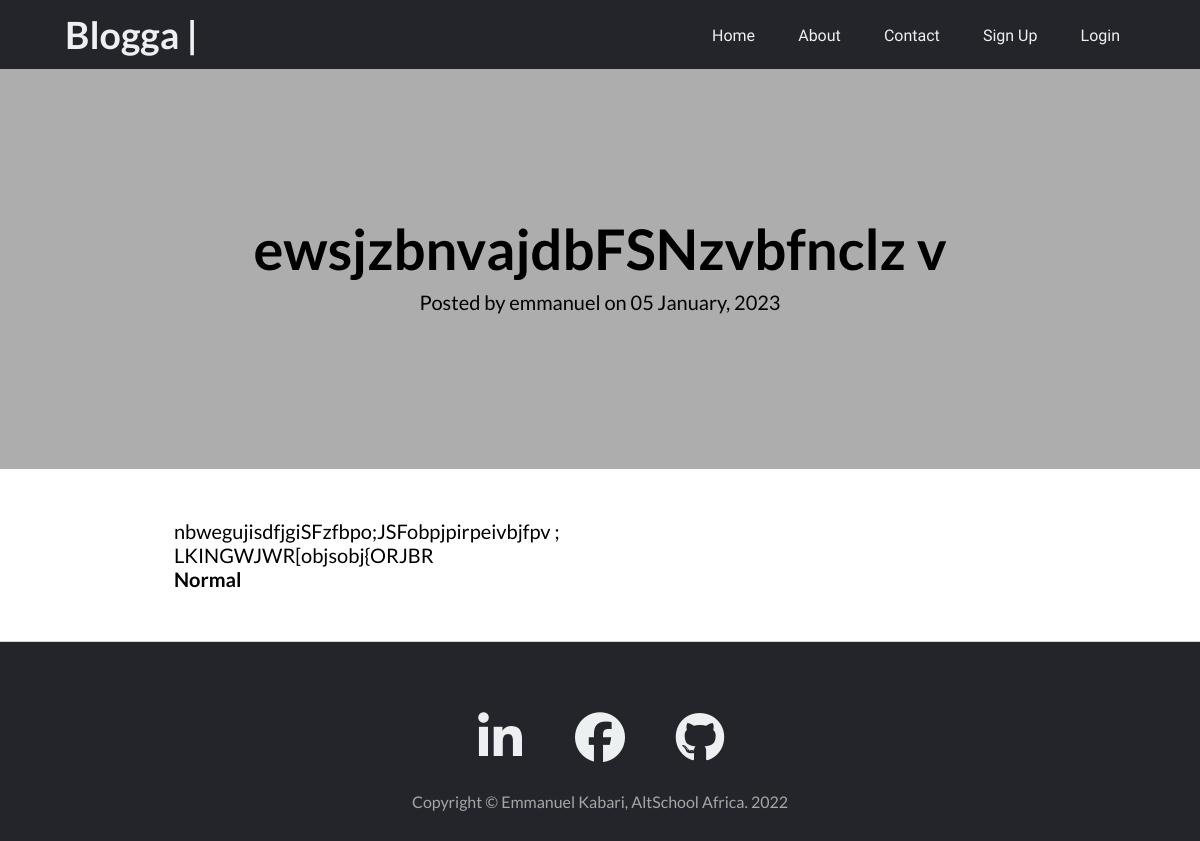
Screenshot of /blogposts/post/13 with the database file from the repository.
### app.py (models this page shows, shortened)
class BlogPost(db.Model):
    __tablename__ = 'blog_post'
    id = db.Column(db.Integer(), primary_key=True)
    caption = db.Column(db.String(), nullable=False)
    content = db.Column(db.String(), nullable=False)
    owner_id = db.Column(db.Integer(), db.ForeignKey(
        'users.id'), nullable=False)
    date_created = db.Column(db.DateTime(), default=datetime.utcnow)

class User(db.Model, UserMixin):
    __tablename__ = 'users'
    id = db.Column(db.Integer(), primary_key=True)
    firstname = db.Column(db.String(), nullable=False, unique=False)
    lastname = db.Column(db.String(), nullable=False, unique=False)
    username = db.Column(db.String(50), nullable=False, unique=True)
    email = db.Column(db.String(60), nullable=False, unique=True)
    password_hash = db.Column(db.Text(), nullable=False)
    posts = db.relationship('BlogPost', backref='owner', lazy='dynamic')

### app.py (the view)
@app.route('/blogposts/post/<int:id>', methods=['GET', 'POST'])
def view_post(id):
    post = BlogPost.query.get_or_404(id)
    return render_template('post.html', post=post)

### templates/post.html (shortened to what this page needs)
{% extends 'base.html' %}
{% block content %}
<div class="post-hero">
    <div class="post-container position-relative px-4 px-lg-5">
        <div class="row gx-4 gx-lg-5 justify-content-center">
            <div class="col">
                <div class="post-heading">
                    <h1>{{post.caption}}</h1>
                    <span class="meta">
                        Posted by
                        {{ post.owner.username }}
                        on {{post.date_created.strftime('%d %B, %Y')}}
                    </span>
                </div>
            </div>
        </div>
    </div>
</div>
<article class="article-section">
    <div class="article-container">
        <div class="article-row">
            <div class="article-content">
                {{ post.content|safe }}
            </div>
        </div>
    </div>
</article>
{% endblock %}

### static/css/style.css (style rules this page uses)
* { margin: 0; padding: 0; box-sizing: border-box; font-family: 'Lato'; scroll-behavior: smooth; }
.row { display: flex; margin-bottom: 10px; flex-wrap: wrap; }
.post-hero { min-height: 50vh; display: flex; justify-content: center; align-items: center; margin: auto; background-color: #adadad; }
.post-container { display: flex; text-align: center; width: 900px; }
.col { margin: auto; }
.post-heading { width: 900px; justify-content: center; align-items: center; word-wrap: break-word; }
.post-heading h1 { margin: 0 0 8px; font-size: 56px; word-wrap: break-word; }
.post-heading .meta { font-size: 20px; margin: 0px 0px 8px; }
.article-section { width: 900px; display: flex; justify-content: center; margin: auto; }
.article-container { width: 900px; word-wrap: break-word; font-size: 20px; }
.article-row { padding: 0px 24px; }
.article-content { margin: 50px 0px; }
.row { display: flex; flex-wrap: wrap; }

### rows the page displays
BlogPost: caption "ewsjzbnvajdbFSNzvbfnclz v", date_created "05 January, 2023", content "nbwegujisdfjgiSFzfbpo;JSFobpjpirpeivbjfpv ; LKINGWJWR[objsobj{ORJBR Normal"
User: owner.username "emmanuel"
